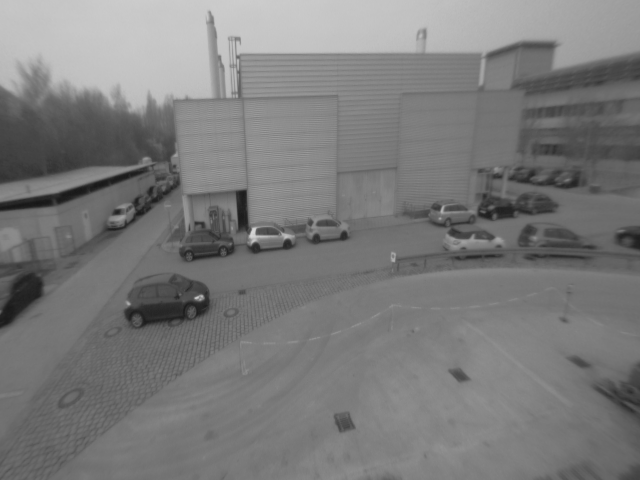
%> input picture ex05_Lucas Kanade method/img1.png, 640 x 480 px
$ octave ex05_1.m   (GNU Octave 9; MATLAB toolbox functions it lacks are replaced by stand-ins)
%> lines starting %> are read from the running program, lines starting %| are printed output that depends on the picture
### ex05_Lucas Kanade method/imreadbw.m
function I = imreadbw(file)
I=im2double(imread(file)) ;
%> I: size 480x640 double; min 0.0863, max 0.835, mean 0.481

if(size(I,3) > 1)
  I = rgb2gray( I ) ;
end

### ex05_Lucas Kanade method/ex05_1.m
I = imreadbw("/Users/hpj123/Desktop/Vorlesung/Computer Vision/Exercise/ex05/img1.png");
kernel = fspecial('gaussian', double(uint8(7.3)), 1);
[M11, M12, M22] = getM(I, 2);

function [M11, M12, M22] = getM(img, sigma)
%> called with sigma = 2

[Gx, Gy] = imgradientxy(img, 'central');
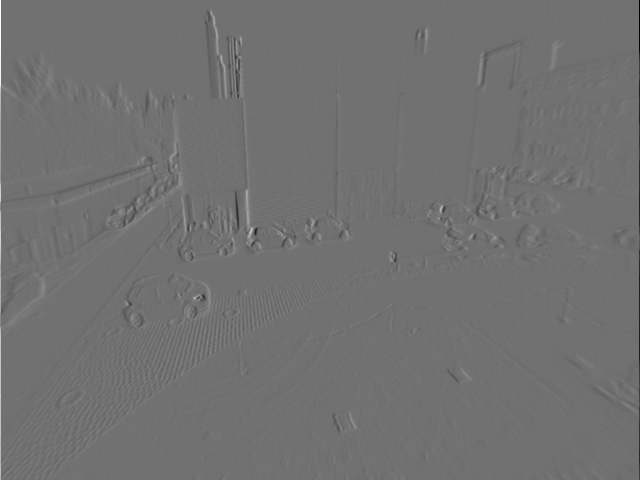
%> Gx: size 480x640 double; min -0.308, max 0.384, mean -4.41e-05; drawn with min black and max white
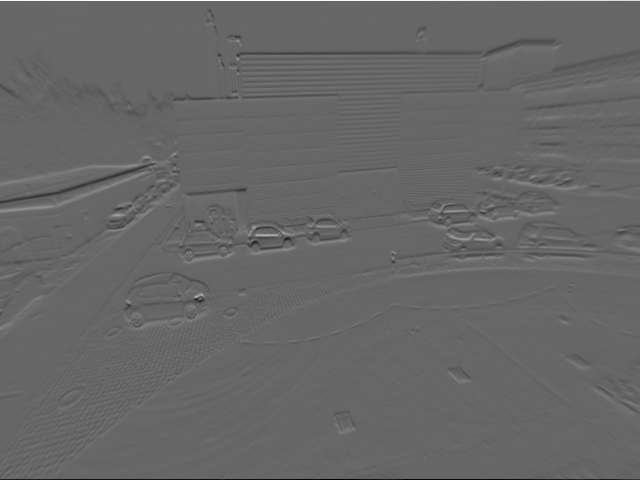
%> Gy: size 480x640 double; min -0.275, max 0.404, mean -0.000313; drawn with min black and max white
k = double(uint8(4*sigma+1));
kernel = fspecial('gaussian', k, sigma);
M11 = conv2(Gx.^2, kernel, 'same');
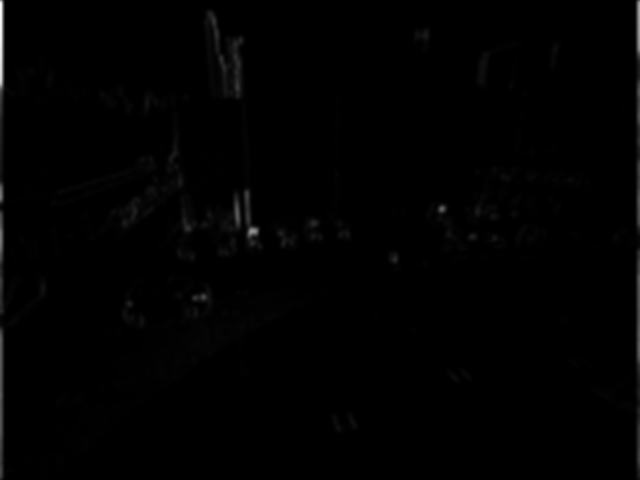
%> M11: size 480x640 double; min 1.88e-07, max 0.0302, mean 0.000206; drawn with min black and max white
M12 = conv2(Gx.*Gy, kernel, 'same');
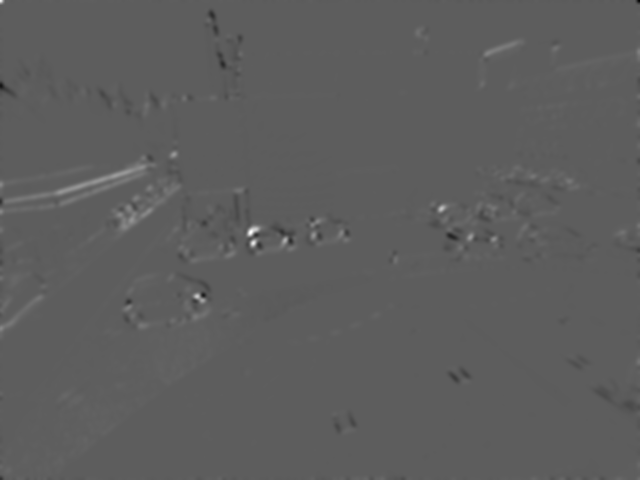
%> M12: size 480x640 double; min -0.0039, max 0.00674, mean 2.08e-05; drawn with min black and max white
M22 = conv2(Gy.^2, kernel, 'same');
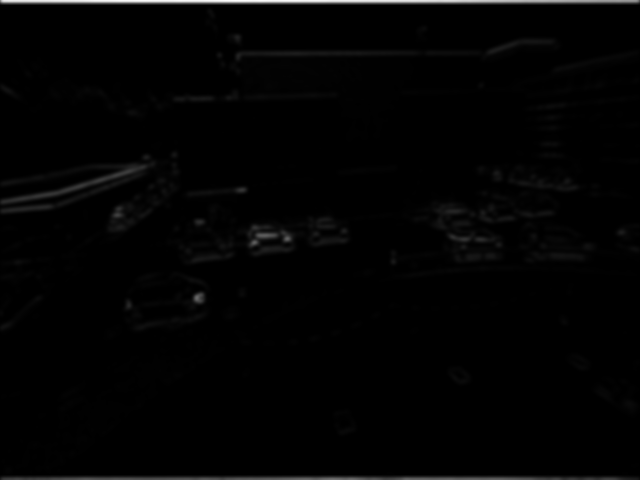
%> M22: size 480x640 double; min 1.46e-07, max 0.0328, mean 0.000447; drawn with min black and max white

end
